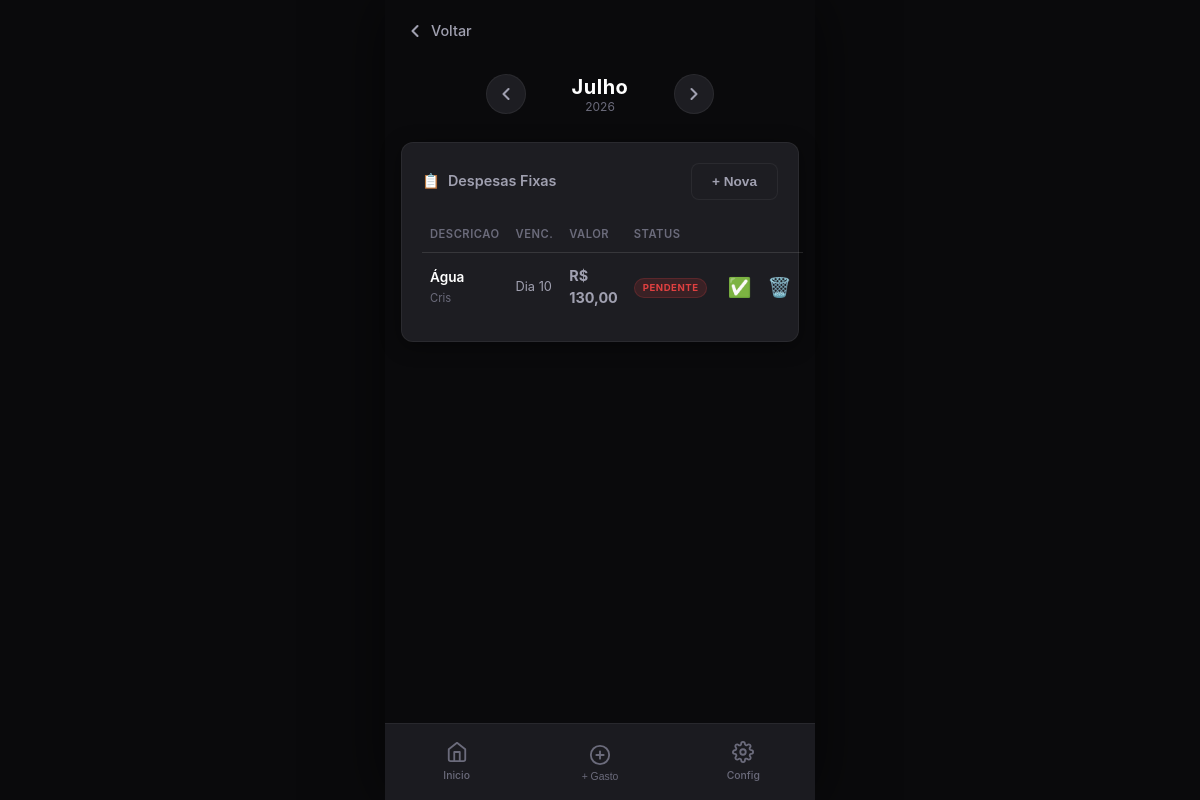
/fixed-expenses (signed in), run on the app's committed database.
### app.py (models this page shows)
class FixedExpense(db.Model):
    __tablename__ = 'fixed_expenses'
    id = db.Column(db.Integer, primary_key=True)
    description = db.Column(db.String(200), nullable=False)
    value = db.Column(db.Float, nullable=False)
    due_day = db.Column(db.Integer, nullable=False)
    paid = db.Column(db.Boolean, default=False)
    paid_at = db.Column(db.DateTime, nullable=True)
    month = db.Column(db.Integer, nullable=False)
    year = db.Column(db.Integer, nullable=False)
    is_recurring = db.Column(db.Boolean, default=True)
    user_id = db.Column(db.Integer, db.ForeignKey('users.id'), nullable=False)
    expense_type_id = db.Column(db.Integer, db.ForeignKey('expense_types.id'), nullable=True)
    created_at = db.Column(db.DateTime, default=datetime.utcnow)

class User(db.Model):
    __tablename__ = 'users'
    id = db.Column(db.Integer, primary_key=True)
    name = db.Column(db.String(100), nullable=False)
    email = db.Column(db.String(120), unique=True, nullable=False)
    password_hash = db.Column(db.String(256), nullable=False)
    is_admin = db.Column(db.Boolean, default=False)
    created_at = db.Column(db.DateTime, default=datetime.utcnow)
    expenses = db.relationship('VariableExpense', backref='user', lazy=True, cascade='all, delete-orphan')
    fixed_expenses = db.relationship('FixedExpense', backref='user', lazy=True, cascade='all, delete-orphan')

### app.py (the view)
@app.route("/fixed-expenses")
@login_required
def fixed_expenses():
    month = request.args.get("month", type=int)
    year = request.args.get("year", type=int)
    if month is None or year is None:
        month, year = get_current_month_year()
    month = max(0, min(11, month))
    ctx = get_month_context(month, year)
    expenses = FixedExpense.query.filter_by(month=month, year=year).order_by(FixedExpense.due_day).all()
    users = {u.id: u.name for u in User.query.all()}
    types = {t.id: t.name for t in ExpenseType.query.all()}
    return render_template("fixed_expenses.html",
        month_ctx=ctx,
        expenses=expenses,
        users=users,
        types=types,
        expense_types=ExpenseType.query.all(),
        all_users=User.query.all(),
    )

### app.py (called while the page is built)
def login_required(f):
    @wraps(f)
    def decorated_function(*args, **kwargs):
        if 'user_id' not in session:
            flash('Faca login para continuar.', 'warning')
            return redirect(url_for('login'))
        return f(*args, **kwargs)
    return decorated_function

def get_month_context(month_idx, year):
    month_idx = max(0, min(11, month_idx))
    return {
        "name": MONTHS_PT[month_idx],
        "index": month_idx,
        "year": year,
        "prev_month": month_idx - 1 if month_idx > 0 else 11,
        "prev_year": year if month_idx > 0 else year - 1,
        "next_month": month_idx + 1 if month_idx < 11 else 0,
        "next_year": year if month_idx < 11 else year + 1,
    }

def get_current_month_year():
    now = datetime.now()
    return now.month - 1, now.year

@app.context_processor
def inject_globals():
    return {
        'now': datetime.now(),
        'months': MONTHS_PT,
    }

### templates/fixed_expenses.html (shortened to what this page needs)
{% extends "base.html" %}
{% block content %}
<div class="page-header">
    <a href="{{ url_for('dashboard', month=month_ctx.index, year=month_ctx.year) }}" class="back-btn">
        <svg width="20" height="20" viewBox="0 0 24 24" fill="none" stroke="currentColor" stroke-width="2.5" stroke-linecap="round" stroke-linejoin="round"><polyline points="15 18 9 12 15 6"></polyline></svg>
        Voltar
    </a>
</div>
<div class="top-bar">
    <div class="month-nav">
        <a href="{{ url_for('fixed_expenses', month=month_ctx.prev_month, year=month_ctx.prev_year) }}" aria-label="Mes anterior">
            <svg width="20" height="20" viewBox="0 0 24 24" fill="none" stroke="currentColor" stroke-width="2.5" stroke-linecap="round" stroke-linejoin="round"><polyline points="15 18 9 12 15 6"></polyline></svg>
        </a>
        <div>
            <div class="month-name">{{ month_ctx.name }}</div>
            <div class="year-label">{{ month_ctx.year }}</div>
        </div>
        <a href="{{ url_for('fixed_expenses', month=month_ctx.next_month, year=month_ctx.next_year) }}" aria-label="Proximo mes">
            <svg width="20" height="20" viewBox="0 0 24 24" fill="none" stroke="currentColor" stroke-width="2.5" stroke-linecap="round" stroke-linejoin="round"><polyline points="9 18 15 12 9 6"></polyline></svg>
        </a>
    </div>
</div>
<div class="card">
    <div class="card-header">
        <div class="card-title">
            <span>📋</span> Despesas Fixas
        </div>
        <button class="btn-secondary" onclick="document.getElementById('addFixedModal').classList.add('active')">+ Nova</button>
    </div>
    {% if expenses %}
    <table class="data-table">
        <thead>
            <tr>
                <th>Descricao</th>
                <th>Venc.</th>
                <th>Valor</th>
                <th>Status</th>
                <th></th>
            </tr>
        </thead>
        <tbody>
            {% for expense in expenses %}
            <tr>
                <td>
                    <div style="font-weight: 600; color: var(--text-primary); font-size: 0.85rem;">{{ expense.description }}</div>
                    <div style="font-size: 0.7rem; color: var(--text-muted); margin-top: 2px;">{{ users[expense.user_id] }}</div>
                </td>
                <td style="font-size: 0.8rem;">Dia {{ expense.due_day }}</td>
                <td style="font-weight: 700; font-size: 0.9rem;">R$ {{ "{:.2f}".format(expense.value).replace(".", ",") }}</td>
                <td>
                    {% if expense.paid %}
                    <span class="paid-badge">Pago</span>
                    {% else %}
                    <span class="pending-badge">Pendente</span>
                    {% endif %}
                </td>
                <td class="actions">
                    <div style="display: flex; gap: 8px; justify-content: flex-end;">
                        <form method="POST" action="{{ url_for('pay_fixed_expense', expense_id=expense.id) }}?month={{ month_ctx.index }}&year={{ month_ctx.year }}" style="display: inline;">
                            <button type="submit" class="btn-icon" title="{% if expense.paid %}Marcar pendente{% else %}Marcar pago{% endif %}">
                                {% if expense.paid %}↩️{% else %}✅{% endif %}
                            </button>
                        </form>
                        <form method="POST" action="{{ url_for('delete_fixed_expense', expense_id=expense.id) }}" style="display: inline;" onsubmit="return confirm('Tem certeza?')">
                            <button type="submit" class="btn-icon" title="Remover">🗑️</button>
                        </form>
                    </div>
                </td>
            </tr>
            {% endfor %}
        </tbody>
    </table>
    {% else %}
    <div class="empty-state">
        <div class="icon">📋</div>
        <p>Nenhuma despesa fixa cadastrada.</p>
    </div>
    {% endif %}
</div>
{% endblock %}

### templates/base.html (style rules this page uses)
:root { --bg-primary: #121214; --bg-card: #1D1D22; --bg-card-hover: #25252C; --bg-input: #16161A; --text-primary: #FFFFFF; --text-secondary: #A0A0B0; --text-muted: #6B6B7B; --accent-orange: #FF6B00; --accent-orange-light: #FF8533; --accent-orange-glow: rgba(255, 107, 0, 0.15); --accent-red: #E04040; --accent-red-light: #F06060; --accent-green: #2ECC71; --accent-green-light: #58D68D; --border-subtle: rgba(255, 255, 255, 0.06); --border-focus: rgba(255, 107, 0, 0.3); --shadow-card: 0 4px 20px rgba(0, 0, 0, 0.4); --shadow-glow: 0 0 20px rgba(255, 107, 0, 0.1); --radius-sm: 8px; --radius-md: 12px; --radius-lg: 16px; --transition: all 0.25s cubic-bezier(0.4, 0, 0.2, 1); }
* { margin: 0; padding: 0; box-sizing: border-box; -webkit-tap-highlight-color: transparent; }
html { font-size: 16px; scroll-behavior: smooth; }
body { font-family: -apple-system, BlinkMacSystemFont, 'Segoe UI', Roboto, 'Helvetica Neue', Arial, sans-serif; background-color: var(--bg-primary); color: var(--text-primary); min-height: 100vh; line-height: 1.5; overflow-x: hidden; -webkit-font-smoothing: antialiased; }
@media (min-width: 431px) { body { background: #0a0a0c; } }
.card { background: var(--bg-card); border-radius: var(--radius-md); margin: 0 16px 16px; padding: 20px; border: 1px solid var(--border-subtle); box-shadow: var(--shadow-card); transition: var(--transition); animation: fadeInUp 0.5s ease-out forwards; }
.card-header { display: flex; align-items: center; justify-content: space-between; margin-bottom: 16px; }
.card-title { font-size: 0.9rem; font-weight: 600; color: var(--text-secondary); display: flex; align-items: center; gap: 8px; }
.top-bar { padding: 20px 20px 10px; text-align: center; }
.month-nav { display: flex; align-items: center; justify-content: center; gap: 24px; margin-bottom: 16px; }
.month-nav a, .month-nav button { display: flex; align-items: center; justify-content: center; width: 40px; height: 40px; border-radius: 50%; background: var(--bg-card); color: var(--text-secondary); text-decoration: none; font-size: 18px; transition: var(--transition); border: 1px solid var(--border-subtle); cursor: pointer; }
.month-name { font-size: 1.25rem; font-weight: 700; color: var(--text-primary); letter-spacing: 0.5px; min-width: 100px; }
.year-label { font-size: 0.75rem; color: var(--text-muted); margin-top: -4px; }
.btn-secondary { padding: 10px 20px; background: var(--bg-card); color: var(--text-secondary); border: 1px solid var(--border-subtle); border-radius: var(--radius-sm); font-size: 0.85rem; font-weight: 600; cursor: pointer; transition: var(--transition); }
.btn-icon { background: none; border: none; color: var(--text-muted); cursor: pointer; padding: 4px; font-size: 1.2rem; transition: var(--transition); }
.pending-badge { display: inline-block; font-size: 0.6rem; font-weight: 700; text-transform: uppercase; letter-spacing: 0.5px; padding: 2px 8px; border-radius: 10px; background: rgba(224, 64, 64, 0.15); color: var(--accent-red); border: 1px solid rgba(224, 64, 64, 0.2); }
.data-table { width: 100%; border-collapse: collapse; margin-top: 12px; font-size: 0.85rem; }
.data-table th { text-align: left; padding: 10px 8px; color: var(--text-muted); font-weight: 600; font-size: 0.7rem; text-transform: uppercase; letter-spacing: 0.5px; border-bottom: 1px solid var(--border-subtle); }
.data-table td { padding: 12px 8px; border-bottom: 1px solid var(--border-subtle); color: var(--text-secondary); }
.data-table tr:last-child td { border-bottom: none; }
.data-table .actions { text-align: right; }
.card:nth-child(3) { animation-delay: 0.15s; }
.page-header { padding: 20px 20px 10px; display: flex; align-items: center; justify-content: space-between; }
.page-header .back-btn { display: flex; align-items: center; gap: 6px; color: var(--text-secondary); text-decoration: none; font-size: 0.9rem; font-weight: 500; }

### data on the page
FixedExpense: description "Água", due_day "10", value "130,00", paid "PENDENTE"
User: name "Cris"

### other printed values
{{ month_ctx.name }} "Julho"
{{ month_ctx.year }} "2026"
